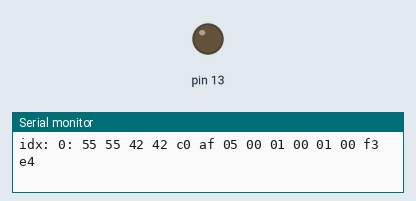
This sketch was run on a simulated Arduino Mega 2560, built for the host (arithmetic inside an expression is 32-bit, double 64-bit). Shown: output pins drawn as LEDs (lit = HIGH), the last lines printed to the serial monitor. Dashed ring = blinking. EEPROM starts erased.

Above: at 0.1 s.
At 2.86 s:
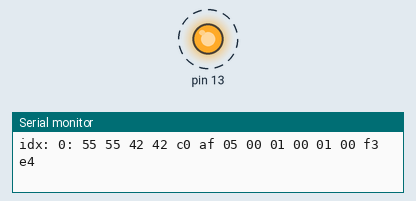
Timing chart, 0 to 3.2 s (numbered marks = the images above):
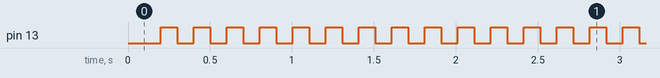

Measured:
- by itself, pin 13: alternates HIGH for 0.10 s and LOW for 0.10 s

The sketch:

dc26badgereplay.ino
```cpp
// stty -F /dev/ttyACM0 9600 raw -echo -echoe -echok -echoctl -echoke

#include <EEPROM.h>

#define ARRAY_SIZE(x) (sizeof(x)/sizeof(x[0]))

uint8_t msgsel = 0;

void setup() {
  // put your setup code here, to run once:
  Serial.begin(115200);
//  Serial1.begin(9600);
  Serial2.begin(9600);
  Serial3.begin(9600);
  pinMode(13, OUTPUT);
//  pinMode(9, INPUT);
  msgsel = EEPROM.read(0);
}

int msgidx = 0;
#define MSGLEN 14

char* msgs[] = {
  // N not green messages:
  "UUBB\xC0\xAF\x05\x00\x01\x00\x01\x00\xF3\xE4", // human
  "UUBB\xC0\xAF\x05\x00\x01\x00\x02\x00\xA6\xB7", // contest
  "UUBB\xC0\xAF\x05\x00\x01\x00\x03\x00\x95\x86", // goon
  "UUBB\xC0\xAF\x05\x00\x01\x00\x04\x00\x0C\x11", // artist
  "UUBB\xC0\xAF\x05\x00\x01\x00\x05\x00\x3F\x20", // vendor
  "UUBB\xC0\xAF\x05\x00\x01\x00\x06\x00\x6A\x73", // press
  "UUBB\xC0\xAF\x05\x00\x01\x00\x07\x00\x59\x42", // speaker
  "UUBB\xC0\xAF\x05\x00\x01\x00\x08\x00\x49\x7C", // cfp
  // N green messages:
  "UUBB\xC0\xAF\x05\x00\x01\x00\x01\x01\xE3\xC5", // human
  "UUBB\xC0\xAF\x05\x00\x01\x00\x02\x01\xB6\x96", // contest
  "UUBB\xC0\xAF\x05\x00\x01\x00\x03\x01\x85\xA7", // goon
  "UUBB\xC0\xAF\x05\x00\x01\x00\x04\x01\x1C\x30", // artist
  "UUBB\xC0\xAF\x05\x00\x01\x00\x05\x01\x2F\x01", // vendor
  "UUBB\xC0\xAF\x05\x00\x01\x00\x06\x01\x7A\xF2", // press
  "UUBB\xC0\xAF\x05\x00\x01\x00\x07\x01\x49\x63", // speaker
  "UUBB\xC0\xAF\x05\x00\x01\x00\x08\x01\x59\x5D", // cfp
  };

uint8_t led = 0;

void loop() {
  // put your main code here, to run repeatedly:
  Serial2.write(msgs[msgidx], MSGLEN);
  Serial3.write(msgs[msgidx], MSGLEN);
  Serial.printf("idx: %d: ", msgidx);
  for(int i = 0; i < MSGLEN; i++)
  {
    Serial.printf("%02x ", (int)(uint8_t)msgs[msgidx][i]);
  }
  Serial.printf("\n");
  if(Serial.available())
  {
    msgsel = Serial.read();
    EEPROM.write(0, msgsel);
  }
  if(msgsel == 0)
  {
    msgidx++;
    msgidx %= ARRAY_SIZE(msgs);
  }
  else if(msgsel < ARRAY_SIZE(msgs))
  {
    msgidx = msgsel - 1;
  }
  delay(100);
  digitalWrite(13, led);
  led = !led;
}
```
